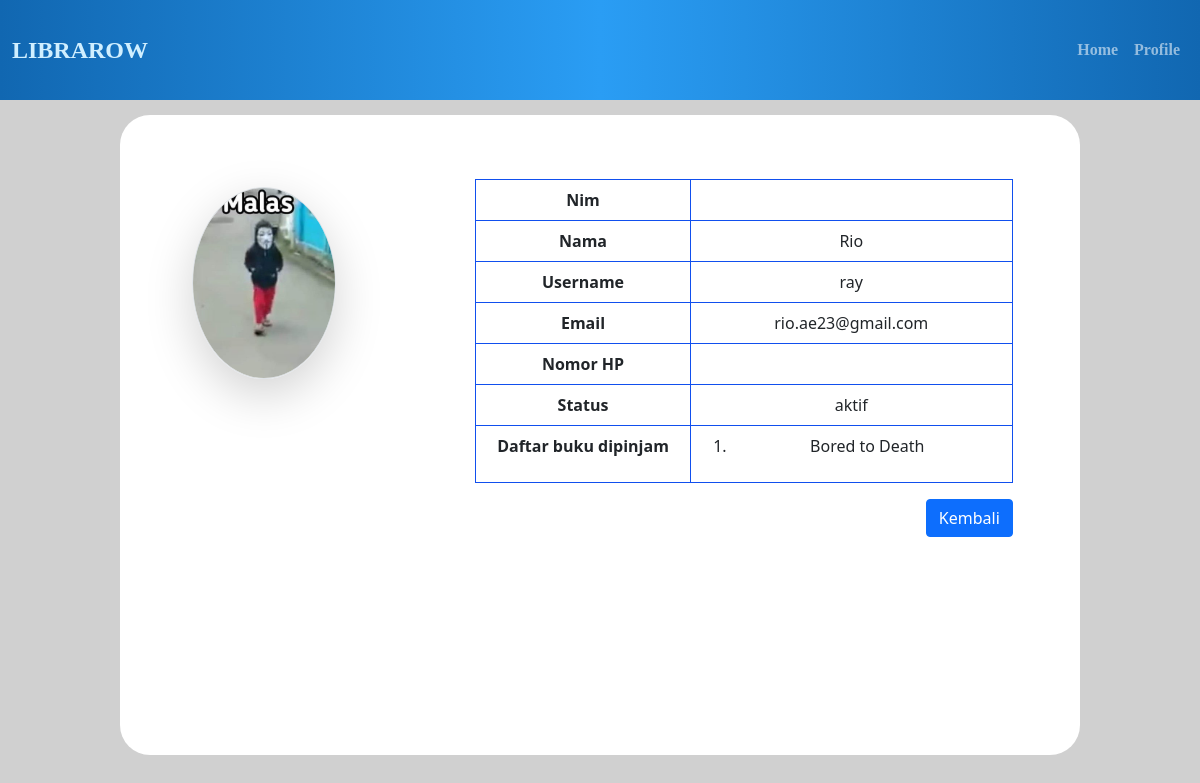
Screenshot of /informasi_mhs.php?id=3 (signed in) with the database file from the repository.
### tables this page shows
CREATE TABLE `user` (
  `id` int(11) NOT NULL,
  `username` varchar(20) NOT NULL,
  `password` varchar(50) NOT NULL,
  `nama` varchar(50) NOT NULL,
  `email` varchar(100) DEFAULT NULL,
  `nohp` varchar(15) DEFAULT NULL,
  `nim` varchar(10) DEFAULT NULL,
  `status` enum('aktif','suspend','inactive') NOT NULL,
  `foto` varchar(100) DEFAULT NULL
);

### functions.php (called while the page is built, shortened)
<?php
$conn = mysqli_connect('localhost','root','','librarow');
function query($query){
    global $conn;
    $result = mysqli_query($conn,$query);
    $row = [];
    while($dbs = mysqli_fetch_assoc($result)){
        $row[] = $dbs;
    }
    return $row;
}
?>

### informasi_mhs.php (the view, shortened to what this page needs)
<?php
include 'functions.php';
$id = $_GET['id'];
$mahasiswa = query("SELECT * FROM user WHERE id = '$id'")[0];
$peminjaman = query("SELECT id_buku FROM peminjaman WHERE id_user = '$id' AND status_peminjaman = 'dipinjam'");
$info_buku = array();
foreach ($peminjaman as $kodebuku) {
    $id_buku = $kodebuku['id_buku'];
    $book = query("SELECT nama FROM buku WHERE id = '$id_buku'")[0];
    $info_buku[] = $book['nama'];
}
?>
<!DOCTYPE html>
<html lang="en">
<head>
    <link rel="stylesheet" href="bootstrap/css/bootstrap.min.css">
    <link rel="stylesheet" href="bootstrap/css/bootstrap-utilities.min.css">
    <link rel="stylesheet" href="css/admin_page.css">
</head>
<body style="background-color: #D0D0D0;">
    <nav class="navbar sticky-top navbar-expand-sm navbar-dark" style="color: #D0EFFF;">
        <div class="container-fluid ">
            <a class="navbar-brand " href="login.php">LIBRAROW</a>
            <div class="nav navbar-custom" id="navbarSupportedContent" style="color: #D0EFFF !important;">
                <ul class="navbar-nav ms-auto">
                    <li class="nav-item">
                        <a class="nav-link" href="admin_page.php">Home</a>
                    </li>
                    <li class="nav-item">
                        <a class="nav-link" href="profile_pustakawan.php">Profile</a>
                    </li>
                </ul>
            </div>
        </div>
    </nav>
    <div class="sicontainer">
        <div class="siinfo">
            <div class="siinfotext">
                <div class="table-responsive">
                    <table class="table">
                        <tr>
                            <th width="40%">Nim</th>
                            <td><?= $mahasiswa['nim'] ?></td>
                        </tr>
                        <tr>
                            <th width="40%">Nama</th>
                            <td><?= $mahasiswa['nama'] ?></td>
                        </tr>
                        <tr>
                            <th width="40%">Username</th>
                            <td><?= $mahasiswa['username'] ?></td>
                        </tr>
                        <tr>
                            <th width="40%">Email</th>
                            <td><?= $mahasiswa['email'] ?></td>
                        </tr>
                        <tr>
                            <th width="40%">Nomor HP</th>
                            <td><?= $mahasiswa['nohp'] ?></td>
                        </tr>
                        <tr>
                            <th width="40%">Status</th>
                            <td><?= $mahasiswa['status'] ?></td>
                        </tr>
                        <tr>
                            <th width="40%">Daftar buku dipinjam</th>
                            <td><ol><?php foreach($info_buku as $daftar_buku) : ?>
                                <li>  <?= $daftar_buku?></li>
                                <?php endforeach;?></ol>
                            </td>
                        </tr>
                    </table>
                </div>
                <a href="data_mahasiswa.php"><button class="float-end btn btn-primary">Kembali</button></a>
            </div>
        </div>
        <div class="siprofile">
            <div class="simid">
                <?php if($mahasiswa['foto'] === NULL) :?>
                <img class="rounded-circle shadow-lg border" src="img/orang.png" alt="">
                <?php else :?>
                    <img class="rounded-circle shadow-lg border" src="img/<?=$mahasiswa['foto'];?>" alt="">
                  <?php endif;?>
                  </div>
        </div>
    </div>
</body>
</html>

### css/admin_page.css (style rules this page uses)
.navbar { min-height: 100px; background-image: linear-gradient(to right, #1167b1, #2a9df4, #1167b1); }
.navbar-brand { text-align: left; font-weight: bold; font-size: 24px; font-family: Title !important; color: #d0efff !important; }
.navbar-brand, .navbar-custom { text-align: left; font-weight: bold; font-family: Title !important; color: #d0efff !important; }
.datacontainer table, th, td { border: 1px solid #114fee; text-align: center; }
.sicontainer { border-radius: 30px; height: 80vh; width: 80%; background-color: white; margin: auto; margin-top: 15px; }
.sicontainer .siinfo { height: 100%; width: 70%; float: right; border-radius: 30px; }
.sicontainer .siprofile { border-radius: 30px; height: 100%; width: 30%; float: left; color: white; text-align: center; }
.siprofile .simid { width: 50%; height: 30%; position: relative; left: 25%; margin-top: 25%; }
.simid img { object-fit: cover; width: 100%; height: 100%; }
.siinfo .siinfotext { width: 80%; height: 80%; position: relative; left: 10%; top: 10%; border-radius: 25px; }

### rows the page displays
user: nama "Rio", username "ray", email "rio.ae23@gmail.com", status "aktif", foto (picture)

### other values shown
$daftar_buku "Bored to Death"
